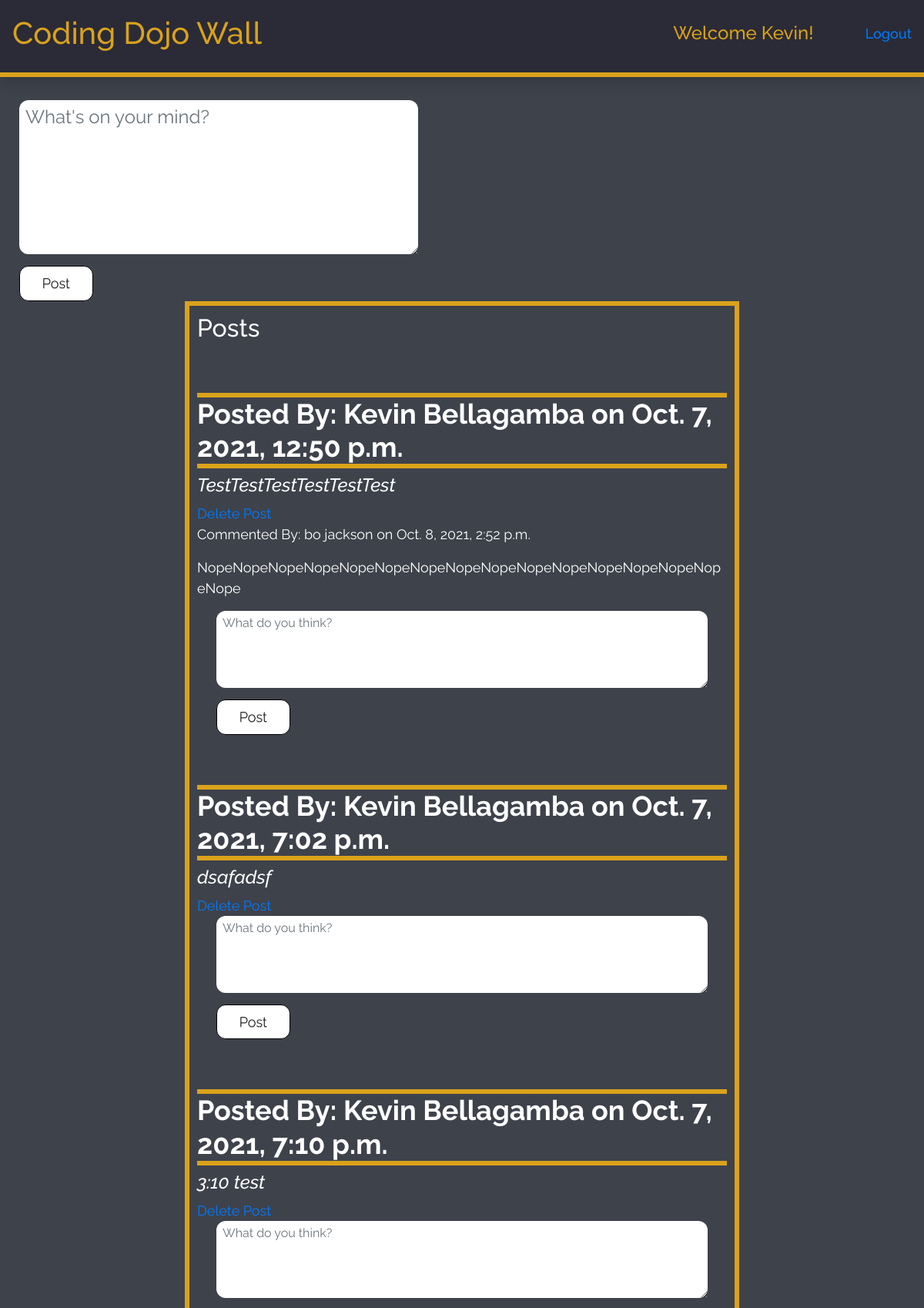
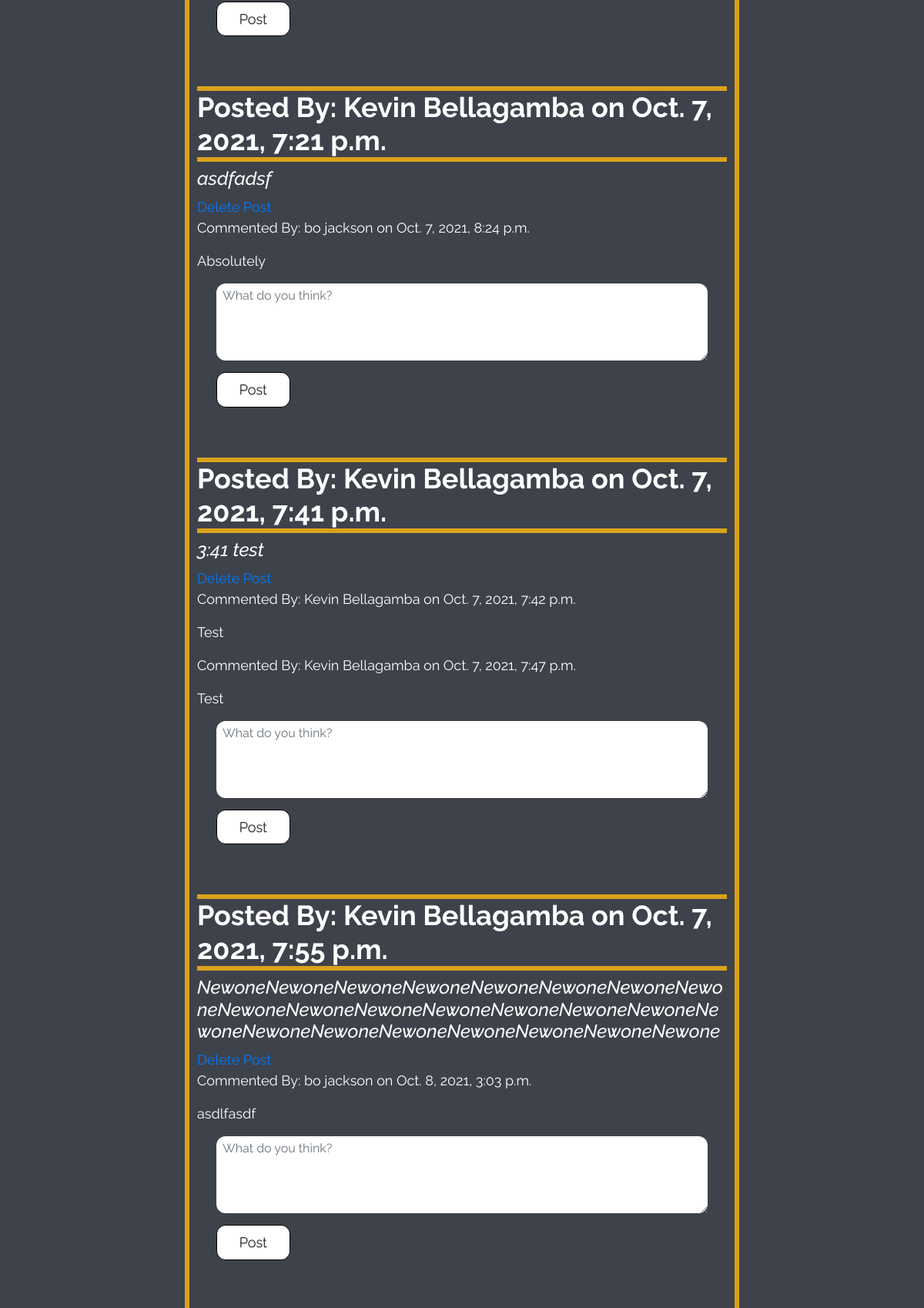
The page /wall/ (signed in, upper part) on the database its author committed (2 pictures, top to bottom).
### loginApp/models.py (models this page shows, shortened)
class User(models.Model):
    first_name = models.CharField(max_length=32)
    last_name = models.CharField(max_length=32)
    email_address = models.CharField(max_length=60)
    password = models.CharField(max_length=80)
    created_at = models.DateTimeField(auto_now_add=True)
    updated_at = models.DateTimeField(auto_now=True)
    objects = UserManager()

### wallApp/models.py (models this page shows)
class MessagePost(models.Model):
    content = models.TextField()
    poster = models.ForeignKey(User, related_name='messages', on_delete=models.CASCADE)
    created_at = models.DateTimeField(auto_now_add=True)
    updated_at = models.DateTimeField(auto_now=True)

class Comment(models.Model):
    content = models.TextField()
    poster = models.ForeignKey(User, related_name='comments', on_delete=models.CASCADE)
    message = models.ForeignKey(MessagePost, related_name='comments', on_delete=models.CASCADE)
    created_at = models.DateTimeField(auto_now_add=True)
    updated_at = models.DateTimeField(auto_now=True)

### wallApp/views.py (the view)
# urls.py: path('', views.wallIndex),
def wallIndex(request):
    if 'user' not in request.session:
        return redirect('/')
    context = {
        'all_messages': MessagePost.objects.all(),
        'user' : User.objects.get(id=request.session['user']),
        'posts' : MessagePost.objects.all(),
        'comments' : Comment.objects.all(),
    }
    return render(request, 'wall.html', context)

### wallApp/templates/wall.html (shortened to what this page needs)
<!DOCTYPE html>
<html lang="en">
<head>
    <link rel="stylesheet" href="https://stackpath.bootstrapcdn.com/bootstrap/4.3.1/css/bootstrap.min.css">
    {% load static %}
    <link rel="stylesheet" href="{% static 'css/style.css' %}">
</head>
<body>
    <div class="full">
        <nav id="navy" class="navbar sticky-top navbar navbar-expand-lg navbar-dark bg-dark navbar-rounded shadow">
            <h1>Coding Dojo Wall</h1>
            <h2>Welcome {{user.first_name}}!</h2>
            <h5><a href="/logout">Logout</a></h5>
        </nav>
        <div class="post">
            <form action="post" method="POST">
                <div class="row">
                    <div class="col-md-12">
                        <div class="md-form">
                            <textarea type="text" id="post" name="content" rows="2" class="form-control md-textarea" placeholder="What's on your mind?"></textarea>
                        </div>
                        <button id="button" type="submit">Post</button>
                    </div>
                </div>
            </form>
        </div>
        <div class="allPosts">
            <h2>Posts</h2>
                {% for message in all_messages %}
                    <h3 id="postHeader">Posted By: {{message.poster.first_name}}  {{message.poster.last_name}} on {{message.created_at}}</h3>
                    <h5 id="postContent">{{message.content}}</h5>
                    {% if message.poster.id == request.session.user %}
                    <a href="/wall/{{message.id}}/delete">Delete Post</a>
                    {% endif %}
                    {% for comment in message.comments.all %}
                    <p>Commented By: {{comment.poster.first_name}}  {{comment.poster.last_name}} on {{comment.created_at}}</p>
                    <p>{{comment.content}}</p>
                    {% endfor %}
                    <div class="comment">
                        <form action="comment" method="POST">
                            <div class="row">
                                <div class="col-md-12">
                                    <div class="md-form">
                                        <textarea type="text" id="comment" name="content" rows="2" class="form-control md-textarea" placeholder="What do you think?"></textarea>
                                    </div>
                                    <button id="button" type="submit">Post</button>
                                </div>
                            </div>
                        </form>
                    </div>
                {% endfor %}
            </div>
        </div>
</body>
</html>

### wallApp/static/css/style.css (style rules this page uses)
* { margin: 0px; padding: 0px; }
.full { background-color: #3E424B; color: #fff; font-size: 18px; min-height: 1400px; font-family: 'Raleway', sans-serif; word-wrap: break-word; }
form, input, label { margin-top: 5px; display: inline; }
#button { margin-top: 15px; display:inline-block; padding:0.46em 1.6em; border:1px solid #000000; box-sizing: border-box; text-decoration:none; font-weight:300; color:#000000; text-shadow: 0 0.04em 0.04em rgba(0,0,0,0.35); background-color:#FFFFFF; border-radius: 12px; text-align:center; transition: all 0.15s; }
nav { margin-block-start: auto; margin-bottom: 30px; min-height: 100px; display: flex; font-family: 'Raleway', sans-serif; font-size: 36px; border-bottom: #DAA21B 6px solid; align-content: space-between; place-content: space-between; }
#navy { place-content: space-between; }
nav h2 { font-size: 24px; margin-left: 40%; }
.bg-dark { background-color : #2A2B36 !important; color : #DAA21B !important; text-emphasis: bold !important; }
nav a { font-size: 18px; }
#post[type=text] { border: none; padding: 4px 8px; border-radius: 12px; }
#post { min-height: 200px; width: 45%; font-size: 24px; word-wrap: break-word; }
.post { margin-left: 25px; }
.allPosts { margin: auto; width: 60%; padding: 10px; border: #DAA21B 6px solid; }
#comment[type=text] { border: none; padding: 4px 8px; border-radius: 12px; }
#comment { min-height: 100px; }
.comment { margin-left: 25px; }
#postHeader { font-size: 36px; font-weight: bold; border-bottom: #DAA21B 6px solid; border-top: #DAA21B 6px solid; margin-top: 65px; }
#postContent { font-size: 24px; font-style: italic; }
.md-form { margin-right: 25px; }

### rows shown on the page
User: first_name "Kevin"
MessagePost: poster.first_name "Kevin", poster.last_name "Bellagamba", created_at "Oct. 7, 2021, 12:50 p.m.", content "TestTestTestTestTestTest"
Comment: poster.first_name "bo", poster.last_name "jackson", created_at "Oct. 8, 2021, 2:52 p.m.", content "NopeNopeNopeNopeNopeNopeNopeNopeNopeNopeNopeNopeNopeNopeNopeNope"
MessagePost: poster.first_name "Kevin", poster.last_name "Bellagamba", created_at "Oct. 7, 2021, 7:02 p.m.", content "dsafadsf"
MessagePost: poster.first_name "Kevin", poster.last_name "Bellagamba", created_at "Oct. 7, 2021, 7:10 p.m.", content "3:10 test"
MessagePost: poster.first_name "Kevin", poster.last_name "Bellagamba", created_at "Oct. 7, 2021, 7:21 p.m.", content "asdfadsf"
Comment: poster.first_name "bo", poster.last_name "jackson", created_at "Oct. 7, 2021, 8:24 p.m.", content "Absolutely"
MessagePost: poster.first_name "Kevin", poster.last_name "Bellagamba", created_at "Oct. 7, 2021, 7:41 p.m.", content "3:41 test"
Comment: poster.first_name "Kevin", poster.last_name "Bellagamba", created_at "Oct. 7, 2021, 7:42 p.m.", content "Test"
Comment: poster.first_name "Kevin", poster.last_name "Bellagamba", created_at "Oct. 7, 2021, 7:47 p.m.", content "Test"
MessagePost: poster.first_name "Kevin", poster.last_name "Bellagamba", created_at "Oct. 7, 2021, 7:55 p.m.", content "NewoneNewoneNewoneNewoneNewoneNewoneNewoneNewoneNewoneNewoneNewoneNewoneNewoneNewoneNewoneNewoneNewoneNewoneNewoneNewoneNewoneNewoneNewone"
Comment: poster.first_name "bo", poster.last_name "jackson", created_at "Oct. 8, 2021, 3:03 p.m.", content "asdlfasdf"
